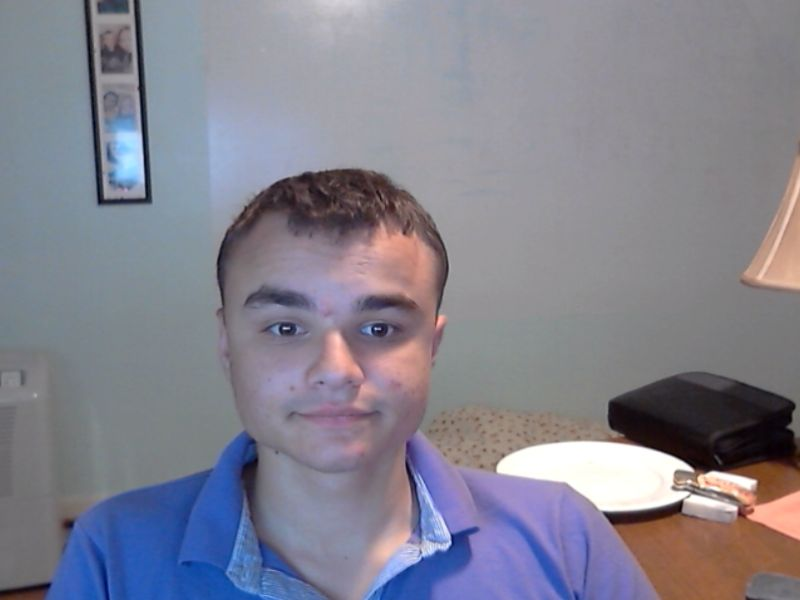
#> input picture me.jpg, 800 x 600 px
$ python hw1_koleinik.py   (older library calls are emulated)
#> lines starting #> are read from the running program, lines starting #| are printed output that depends on the picture
import cv2
import numpy as np
from matplotlib import pyplot as plt
import os

#Resized image to 512x512
img = cv2.imread('me.jpg')
#> img is the input picture: shape (600, 800, 3); mean B, G, R 143.3, 130.5, 131.5
src=cv2.resize(img,(512,512))

#First split the image into the three color channels r,g,b.
#Online it said it may be useful to use hsv due to its range and intensity property?
b,g,r =cv2.split(src)

#we now have three images to work with b , g , and r
#need to apply Gaussian filters for Sigma 1,2,3
#Simga=1
blur_blue1=cv2.GaussianBlur(b,(15,15),1)
blur_green1=cv2.GaussianBlur(g,(15,15),1)
blur_red1=cv2.GaussianBlur(r,(15,15),1)

#Sigma=2
blur_blue2=cv2.GaussianBlur(b,(15,15),2)
blur_green2=cv2.GaussianBlur(g,(15,15),2)
blur_red2=cv2.GaussianBlur(r,(15,15),2)

#Sigma=3
blur_blue3=cv2.GaussianBlur(b,(15,15),3)
blur_green3=cv2.GaussianBlur(g,(15,15),3)
blur_red3=cv2.GaussianBlur(r,(15,15),3)

#Now we have the different filtered images for different sigma values
#Time to merge the values
merged_sigma1=cv2.merge([blur_blue1,blur_green1,blur_red1])
merged_sigma2=cv2.merge([blur_blue2,blur_green2,blur_red2])
merged_sigma3=cv2.merge([blur_blue3,blur_green3,blur_red3])
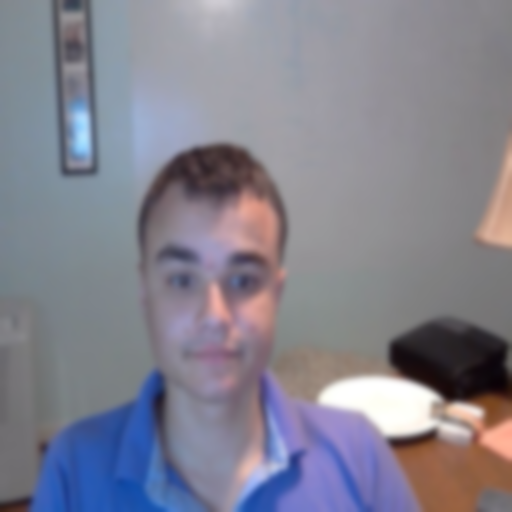
#> merged_sigma3: shape (512, 512, 3); mean B, G, R 143.2, 130.4, 131.4

#looks good we can see that the it gets blurrier with a greater sigma value
#Three derivatives of the different sigma values
#X derivative
derivative_xoriginal=cv2.Sobel(src,cv2.CV_64F,1,0,ksize=5)
derivative_x1=cv2.Sobel(merged_sigma1,cv2.CV_64F,1,0,ksize=5)
derivative_x2=cv2.Sobel(merged_sigma2,cv2.CV_64F,1,0,ksize=5)
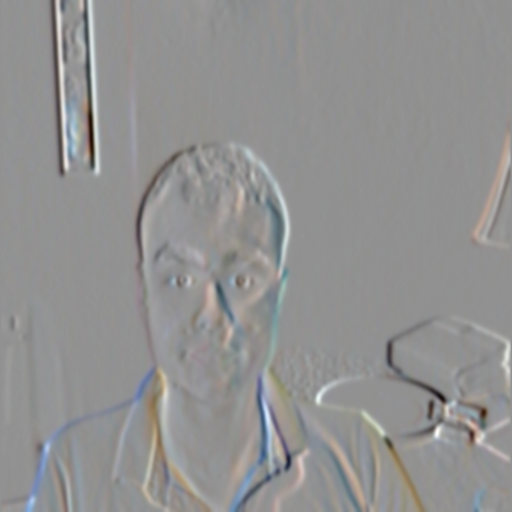
#> derivative_x2: shape (512, 512, 3) float64; mean B, G, R -3.4, 0.7, 7.9; drawn with min black and max white
derivative_x3=cv2.Sobel(merged_sigma3,cv2.CV_64F,1,0,ksize=5)

#Y derivative
derivative_yoriginal=cv2.Sobel(src,cv2.CV_64F,0,1,ksize=5)
derivative_y1=cv2.Sobel(merged_sigma1,cv2.CV_64F,0,1,ksize=5)
derivative_y2=cv2.Sobel(merged_sigma2,cv2.CV_64F,0,1,ksize=5)
derivative_y3=cv2.Sobel(merged_sigma3,cv2.CV_64F,0,1,ksize=5)
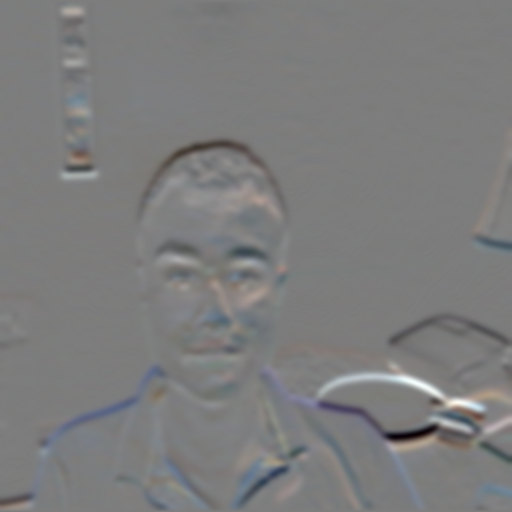
#> derivative_y3: shape (512, 512, 3) float64; mean B, G, R -1.3, -12.7, -15.5; drawn with min black and max white

#magnitude images
edge_original=cv2.Canny(src,100,100,5)
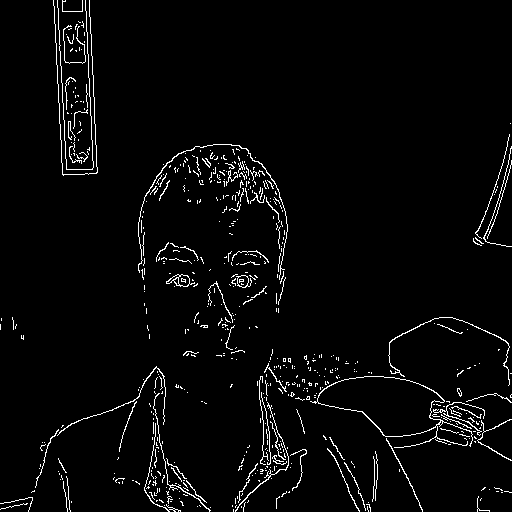
#> edge_original: shape (512, 512); 3.2% white in thin lines or dots
edge_merge1=cv2.Canny(merged_sigma1,100,100,5)
#> edge_merge1: shape (512, 512); 2.3% white in thin lines or dots
edge_merge2=cv2.Canny(merged_sigma2,100,100,5)
#> edge_merge2: shape (512, 512); 1.5% white in thin lines or dots
edge_merge3=cv2.Canny(merged_sigma3,100,100,5)
#> edge_merge3: shape (512, 512); 0.69% white in thin lines or dots

#write images to filesystem

if(os.path.isdir('output')==False):
    os.mkdir('output')

os.chdir('output')
cv2.imwrite('Resized.jpg',src)
cv2.imwrite('Gaussian_Sigma1.jpg',merged_sigma1)
cv2.imwrite('Gaussian_Sigma2.jpg',merged_sigma2)
cv2.imwrite('Gaussian_Sigma3.jpg',merged_sigma3)
cv2.imwrite('Derivative_X_original.jpg',derivative_xoriginal)
cv2.imwrite('Derivative_X_Sigma1.jpg',derivative_x1)
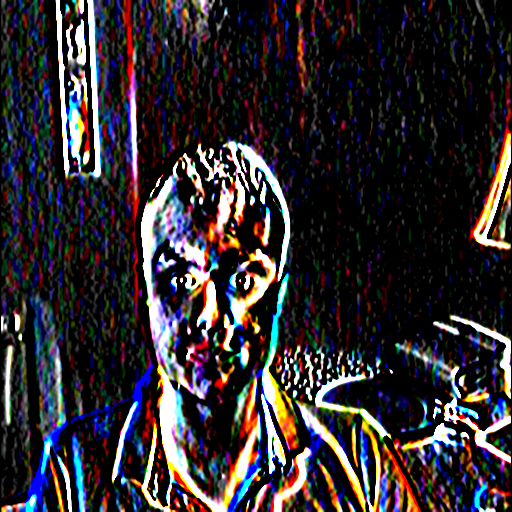
#> saved as Derivative_X_Sigma1.jpg: shape (512, 512, 3); mean B, G, R 48, 44.1, 49.1
cv2.imwrite('Derivative_X_Sigma2.jpg',derivative_x2)
cv2.imwrite('Derivative_X_Sigma3.jpg',derivative_x3)
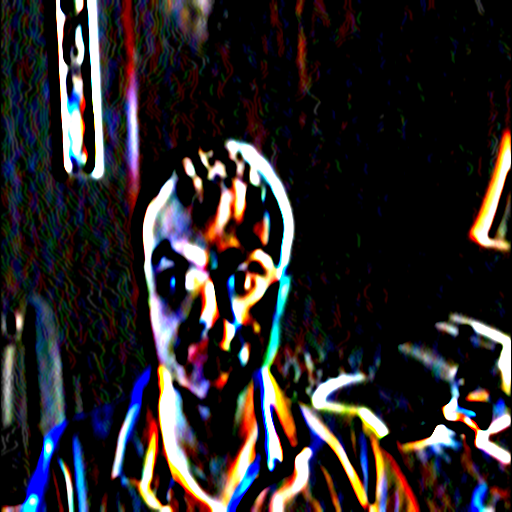
#> saved as Derivative_X_Sigma3.jpg: shape (512, 512, 3); mean B, G, R 40.9, 38.9, 43.2
cv2.imwrite('Derivative_Y_original.jpg',derivative_yoriginal)
cv2.imwrite('Derivative_Y_Sigma1.jpg',derivative_y1)
cv2.imwrite('Derivative_Y_Sigma2.jpg',derivative_y2)
cv2.imwrite('Derivative_Y_Sigma3.jpg',derivative_y3)
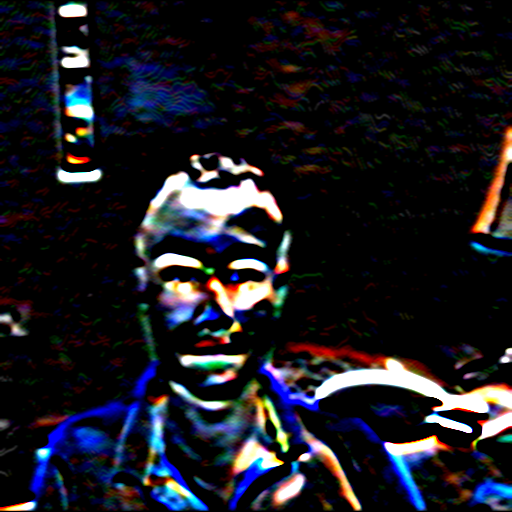
#> saved as Derivative_Y_Sigma3.jpg: shape (512, 512, 3); mean B, G, R 35, 27.8, 28.2
cv2.imwrite('Edge_orginal.jpg',edge_original)
cv2.imwrite('Edge_merge1.jpg',edge_merge1)
cv2.imwrite('Edge_merge2.jpg',edge_merge2)
cv2.imwrite('Edge_merge3.jpg',edge_merge3)


cv2.waitKey(0);

cv2.destroyAllWindows()
